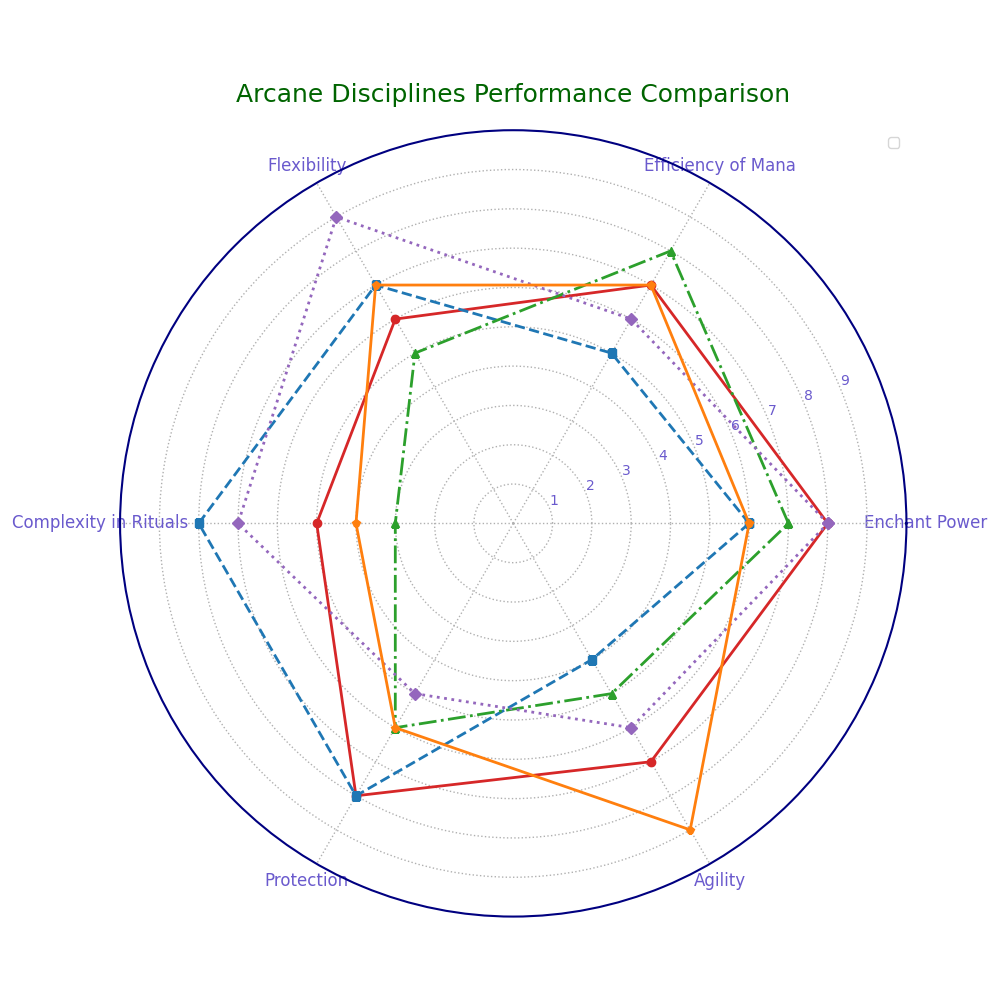

The Python source for this figure:
import numpy as np
import matplotlib.pyplot as plt

abilities = ['Enchant Power', 'Efficiency of Mana', 'Flexibility', 'Complexity in Rituals', 'Protection', 'Agility']
num_vars = len(abilities)

arcane_discs_data = {
    'Magic of Elements': [8, 7, 6, 5, 8, 7],
    'Art of Necro': [6, 5, 7, 8, 8, 4],
    'Foresight': [7, 8, 5, 3, 6, 5],
    'Charm Spells': [8, 6, 9, 7, 5, 6],
    'Trickery': [6, 7, 7, 4, 6, 9]
}

angles = np.linspace(0, 2 * np.pi, num_vars, endpoint=False).tolist()
angles += angles[:1]

fig, ax = plt.subplots(figsize=(10, 10), subplot_kw=dict(polar=True))

colors = ['tab:red', 'tab:blue', 'tab:green', 'tab:purple', 'tab:orange']
line_styles = ['-', '--', '-.', ':', '-']
marker_types = ['o', 's', '^', 'D', 'p']

for (discipline, ratings), color, line_style, marker in zip(arcane_discs_data.items(), colors, line_styles, marker_types):
    ratings += ratings[:1]
    ax.plot(angles, ratings, color=color, linestyle=line_style, linewidth=2, marker=marker)

plt.xticks(angles[:-1], abilities, color='slateblue', size=12)
ax.set_ylim(0, 10)
plt.yticks(range(1, 10), map(str, range(1, 10)), color="slateblue", size=10)

plt.title('Arcane Disciplines Performance Comparison', size=18, color='darkgreen', pad=20)
ax.legend(loc='upper right', fontsize=10)

ax.xaxis.grid(True, linestyle=':', linewidth=1)
ax.yaxis.grid(True, linestyle=':', linewidth=1)

ax.spines['polar'].set_visible(True)
ax.spines['polar'].set_color('navy')
ax.spines['polar'].set_linewidth(1.5)

plt.tight_layout()
plt.show()
